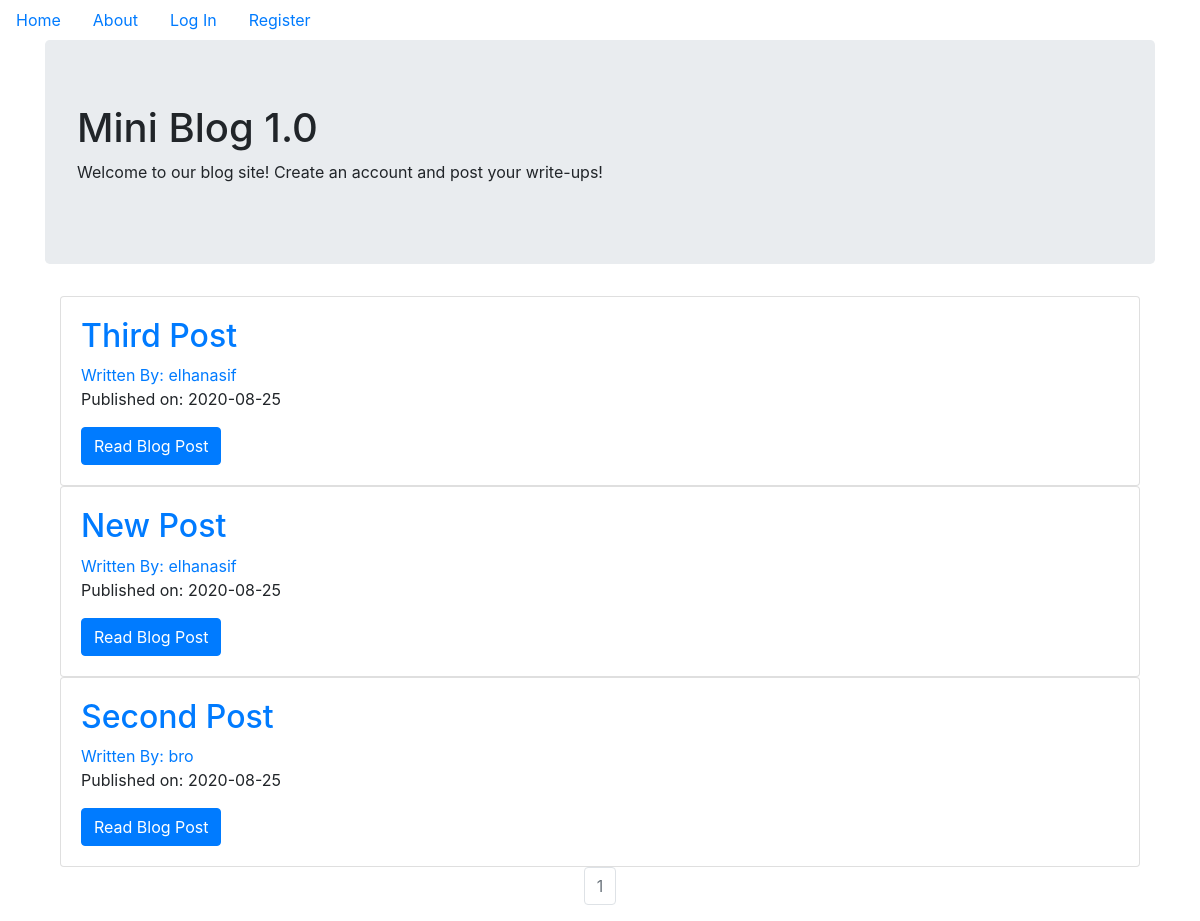
Before: / with the older database file.
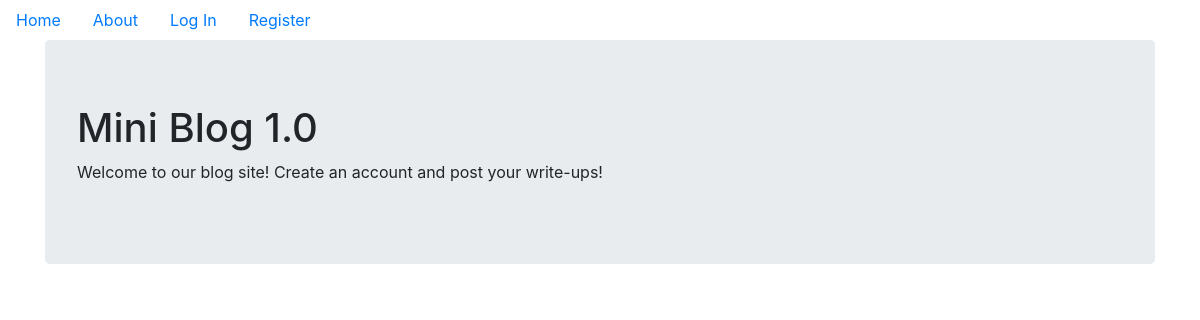
After: the same page with the newer database file.
### blogsite/models.py (models this page shows, shortened)
class BlogPost(db.Model):
    users = db.relationship (User)
    id = db.Column (db.Integer, primary_key = True)
    user_id = db.Column (db.Integer, db.ForeignKey('users.id'),nullable=False)
    date = db.Column (db.DateTime, nullable = False, default = datetime.utcnow)
    title = db.Column (db.String(140),nullable = False)
    text = db.Column (db.Text, nullable = True)

class User (db.Model, UserMixin):
    __tablename__ = 'users'
    id = db.Column (db.Integer, primary_key=True)
    profile_image = db.Column (db.String(64),nullable=False, default='default_profile.png')
    email = db.Column (db.String(64), unique=True,index = True) # what does later two attributes mean?
    username = db.Column (db.String(64),unique=True,index = True)
    password_hash = db.Column (db.String(128))
    posts = db.relationship('BlogPost', backref = 'author', lazy=True)

### blogsite/core/views.py (the view)
@core.route('/')
def index():
    page = request.args.get('page',1,type=int)
    blog_posts = BlogPost.query.order_by(BlogPost.date.desc()).paginate(page=page,per_page=7)
    return render_template('index.html',blog_posts=blog_posts)

### blogsite/templates/index.html
{% extends "base.html" %}
{% block content %}
<div class = 'jumbotron'>
    <h1>Mini Blog 1.0</h1>
    <p>Welcome to our blog site! Create an account and post your write-ups!</p>
</div>
<div class = 'container'>
    {% for post in blog_posts.items %}
        <div class = 'card'>
            <div class='card-body'>
                <h2> <a class = 'card-title' href = "{{url_for('blog_posts.blog_post',blog_post_id = post.id)}}">
                {{post.title}} </a>
                </h2>
                <a href="{{url_for('users.user_posts',username = post.author.username)}}">Written By: {{post.author.username}}</a>
                <p>Published on: {{post.date.strftime('%Y-%m-%d')}}</p>
                <a class = 'btn btn-primary' href="{{url_for('blog_posts.blog_post',blog_post_id = post.id)}}">Read Blog Post</a>
            </div>
        </div>
    {% endfor %}
</div>
<nav aria-label='Page Navigation Example'>
    <ul class="pagination justify-content-center">
        {% for page_num in blog_posts.iter_pages(left_edge=1, right_edge=1, left_current=1, right_current=2) %}
        {% if blog_posts.page == page_num %}
        <li class='page-item disabled'>
            <a class='page-link' href="{{url_for('core.index',page=page_num)}}">
                {{ page_num }}
            </a>
        </li>
        {% else %}
        <li class='page-item'>
            <a class='page-link' href="{{url_for('core.index',page=page_num)}}">
                {{ page_num }}
            </a>
        </li>
        {% endif %}
        {% endfor %}
    </ul>
</nav>
{% endblock %}

### blogsite/templates/base.html (shortened to what this page needs)
<!DOCTYPE html>
<html lang="en">
<head>
    <link rel="stylesheet" href="https://stackpath.bootstrapcdn.com/bootstrap/4.5.2/css/bootstrap.min.css"
>
</head>
<body>
    <ul class = 'nav'>
        <li class = 'nav-link'>
            <a href="{{url_for('core.index')}}">Home</a>
        </li>
        <li class='nav-link'>
            <a href="{{url_for('core.info')}}">About</a>
        </li>
        {% if current_user.is_authenticated %}
        <li class='nav-link'>
            <a href="{{url_for('users.logout')}}">Log Out</a>
        </li>
        <li class='nav-link'>
            <a href="{{url_for('users.account')}}">Account</a>
        </li>
        <li class='nav-link'>
            <a href="{{url_for('blog_posts.create_post')}}">Create Post</a>
        </li>
        {% else %}
        <li class='nav-link'>
            <a href="{{url_for('users.login')}}">Log In</a>
        </li>
        <li class='nav-link'>
            <a href="{{url_for('users.register')}}">Register</a>
        </li>
        {% endif %}
    </ul>
    <div class = 'container'>
        {% block content %}
        {% endblock %}
    </div>
</body>
</html>

Changed rows visible on the page:
removed BlogPost: title "Third Post", author.username "elhanasif", date "2020-08-25"
removed BlogPost: title "New Post", author.username "elhanasif", date "2020-08-25"
removed BlogPost: title "Second Post", author.username "bro", date "2020-08-25"
Other visible differences:
list line gone: "1"
